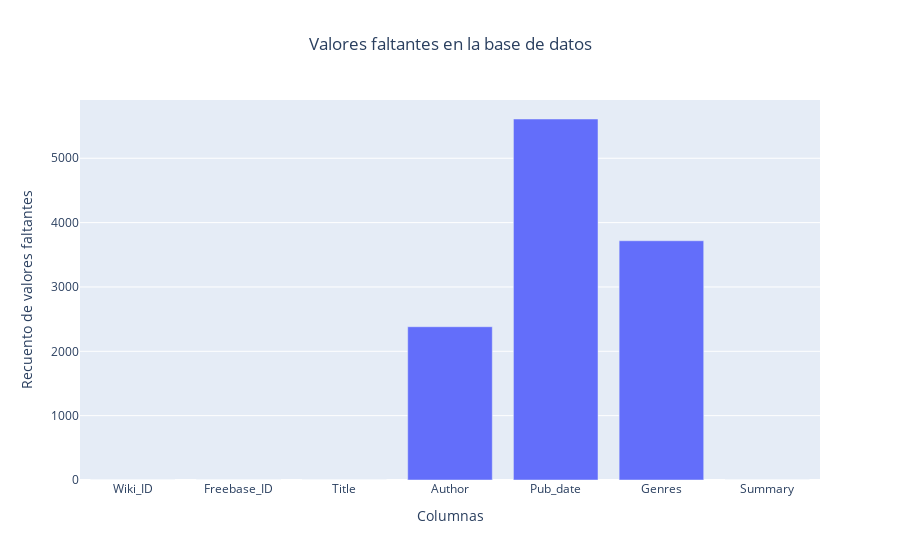

Notebook code cell kept with this figure:
### Markdown cell above
Se puede identificar desde la perspectiva de procesamiento de lenguaje natural, las variables como el titulo, genero y summary podria traer información en cada una de sus corporas que nos ayuden a

### Code cell
# Crear un DataFrame con el número de valores faltantes en cada columna
missing_values_df = pd.DataFrame(df_book_summaries.isna().sum(), columns=['recuento_faltantes'])

# Crear un gráfico de barras del recuento de valores faltantes utilizando Plotly
fig = px.bar(missing_values_df, x=missing_values_df.index, y='recuento_faltantes', 
             title='Valores faltantes en la base de datos')

# Personalizar el diseño del gráfico
fig.update_layout(xaxis_title='Columnas', yaxis_title='Recuento de valores faltantes', title_x=0.5)

# Mostrar el gráfico
fig.show()

### Figure 1 — Plotly figure (JSON) as saved in the notebook; plotly's stock layout.template omitted (floating-point values rounded to 4 significant figures)
{"data": [{"alignmentgroup": "True", "hovertemplate": "index=%{x}<br>recuento_faltantes=%{y}<extra></extra>", "legendgroup": "", "marker": {"color": "#636efa", "pattern": {"shape": ""}}, "name": "", "offsetgroup": "", "orientation": "v", "showlegend": false, "textposition": "auto", "type": "bar", "x": ["Wiki_ID", "Freebase_ID", "Title", "Author", "Pub_date", "Genres", "Summary"], "xaxis": "x", "y": [0, 0, 0, 2382, 5610, 3718, 0], "yaxis": "y"}], "layout": {"barmode": "relative", "legend": {"tracegroupgap": 0}, "title": {"text": "Valores faltantes en la base de datos", "x": 0.5}, "xaxis": {"anchor": "y", "domain": [0, 1], "title": {"text": "Columnas"}}, "yaxis": {"anchor": "x", "domain": [0, 1], "title": {"text": "Recuento de valores faltantes"}}}}
